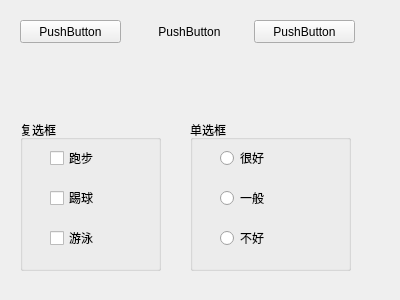
<?xml version="1.0" encoding="UTF-8"?>
<ui version="4.0">
 <class>MyWidget</class>
 <widget class="QWidget" name="MyWidget">
  <property name="geometry">
   <rect>
    <x>0</x>
    <y>0</y>
    <width>400</width>
    <height>300</height>
   </rect>
  </property>
  <property name="windowTitle">
   <string>MyWidget</string>
  </property>
  <widget class="QPushButton" name="pushBtn1">
   <property name="geometry">
    <rect>
     <x>20</x>
     <y>20</y>
     <width>101</width>
     <height>23</height>
    </rect>
   </property>
   <property name="text">
    <string>PushButton</string>
   </property>
   <property name="checkable">
    <bool>true</bool>
   </property>
  </widget>
  <widget class="QPushButton" name="pushBtn2">
   <property name="geometry">
    <rect>
     <x>134</x>
     <y>20</y>
     <width>111</width>
     <height>23</height>
    </rect>
   </property>
   <property name="text">
    <string>PushButton</string>
   </property>
   <property name="flat">
    <bool>true</bool>
   </property>
  </widget>
  <widget class="QPushButton" name="pushBtn3">
   <property name="geometry">
    <rect>
     <x>254</x>
     <y>20</y>
     <width>101</width>
     <height>23</height>
    </rect>
   </property>
   <property name="text">
    <string>PushButton</string>
   </property>
  </widget>
  <widget class="QGroupBox" name="groupBox">
   <property name="geometry">
    <rect>
     <x>20</x>
     <y>120</y>
     <width>141</width>
     <height>151</height>
    </rect>
   </property>
   <property name="title">
    <string>复选框</string>
   </property>
   <widget class="QCheckBox" name="checkBox">
    <property name="geometry">
     <rect>
      <x>30</x>
      <y>30</y>
      <width>71</width>
      <height>16</height>
     </rect>
    </property>
    <property name="text">
     <string>跑步</string>
    </property>
    <property name="tristate">
     <bool>true</bool>
    </property>
   </widget>
   <widget class="QCheckBox" name="checkBox_2">
    <property name="geometry">
     <rect>
      <x>30</x>
      <y>70</y>
      <width>71</width>
      <height>16</height>
     </rect>
    </property>
    <property name="text">
     <string>踢球</string>
    </property>
   </widget>
   <widget class="QCheckBox" name="checkBox_3">
    <property name="geometry">
     <rect>
      <x>30</x>
      <y>110</y>
      <width>71</width>
      <height>16</height>
     </rect>
    </property>
    <property name="text">
     <string>游泳</string>
    </property>
   </widget>
  </widget>
  <widget class="QGroupBox" name="groupBox_2">
   <property name="geometry">
    <rect>
     <x>190</x>
     <y>120</y>
     <width>161</width>
     <height>151</height>
    </rect>
   </property>
   <property name="title">
    <string>单选框</string>
   </property>
   <widget class="QRadioButton" name="radioButton">
    <property name="geometry">
     <rect>
      <x>30</x>
      <y>30</y>
      <width>89</width>
      <height>16</height>
     </rect>
    </property>
    <property name="text">
     <string>很好</string>
    </property>
   </widget>
   <widget class="QRadioButton" name="radioButton_2">
    <property name="geometry">
     <rect>
      <x>30</x>
      <y>70</y>
      <width>89</width>
      <height>16</height>
     </rect>
    </property>
    <property name="text">
     <string>一般</string>
    </property>
   </widget>
   <widget class="QRadioButton" name="radioButton_3">
    <property name="geometry">
     <rect>
      <x>30</x>
      <y>110</y>
      <width>89</width>
      <height>16</height>
     </rect>
    </property>
    <property name="text">
     <string>不好</string>
    </property>
   </widget>
  </widget>
 </widget>
 <layoutdefault spacing="6" margin="11"/>
 <resources/>
 <connections/>
</ui>
